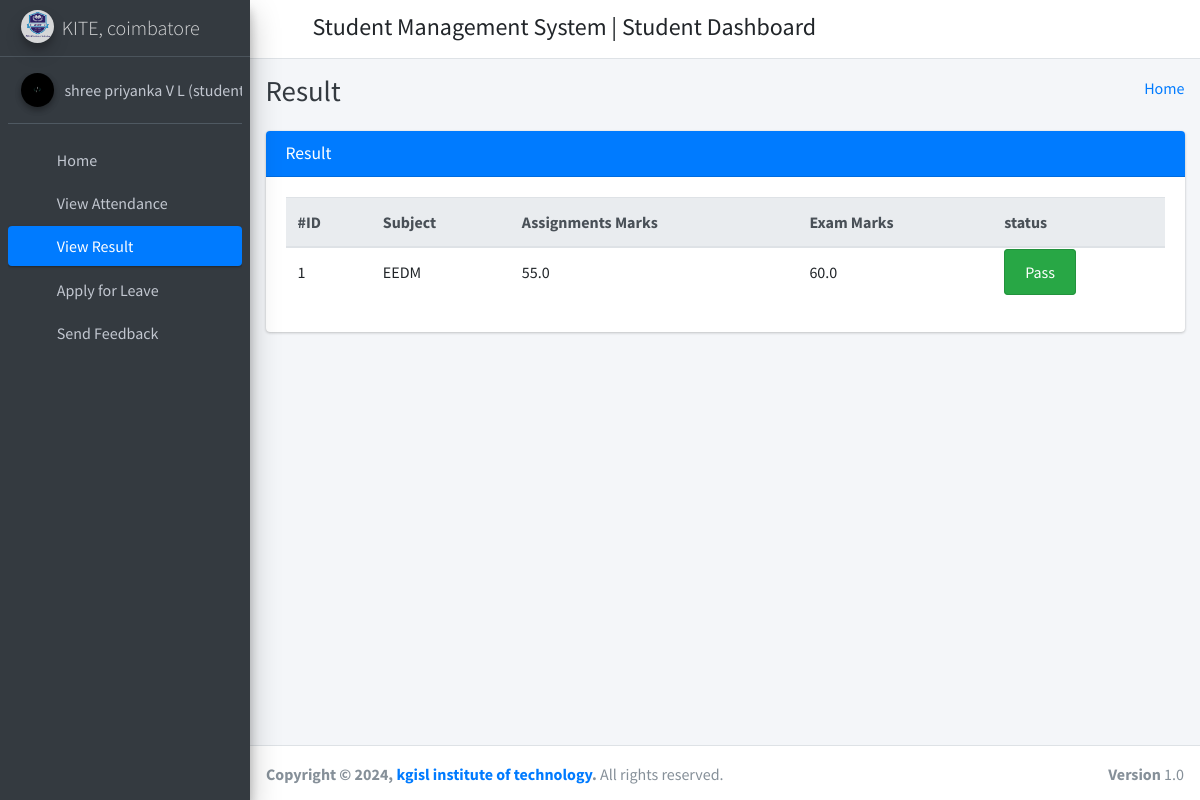
/student_view_result/ (signed in), run on the app's committed database.
### student_management_app/models.py (models this page shows)
class CustomUser(AbstractUser):
    user_type_data = ((1, "HOD"), (2, "Staff"), (3, "Student"))
    user_type = models.CharField(default=1, choices=user_type_data, max_length=10)

class StudentResult(models.Model):
    id = models.AutoField(primary_key=True)
    student_id = models.ForeignKey(Students, on_delete=models.CASCADE)
    subject_id = models.ForeignKey(Subjects, on_delete=models.CASCADE)
    subject_exam_marks = models.FloatField(default=0)
    subject_assignment_marks = models.FloatField(default=0)
    created_at = models.DateTimeField(auto_now_add=True)
    updated_at = models.DateTimeField(auto_now=True)
    objects = models.Manager()

class Subjects(models.Model):
    id =models.AutoField(primary_key=True)
    subject_name = models.CharField(max_length=255)
    course_id = models.ForeignKey(Courses, on_delete=models.CASCADE, default=1) #need to give defauult course
    staff_id = models.ForeignKey(CustomUser, on_delete=models.CASCADE)
    created_at = models.DateTimeField(auto_now_add=True)
    updated_at = models.DateTimeField(auto_now=True)
    objects = models.Manager()

### student_management_app/StudentViews.py (the view)
# urls.py: path('student_view_result/', StudentViews.student_view_result, name="student_view_result"),
def student_view_result(request):
    student = Students.objects.get(admin=request.user.id)
    student_result = StudentResult.objects.filter(student_id=student.id)
    context = {
        "student_result": student_result,
    }
    return render(request, "student_template/student_view_result.html", context)

### student_management_app/templates/student_template/student_view_result.html (shortened to what this page needs)
{% extends 'student_template/base_template.html' %}
{% block page_title %}
    Result
{% endblock page_title %}
{% block main_content %}
{% load static %}
<section class="content">
        <div class="container-fluid">
            <div class="row">
                <div class="col-md-12">
                    <div class="card card-primary">
                        <div class="card-header">
                            <h3 class="card-title">Result</h3>
                        </div>
                        <div class="card-body">
                           <div class="table-responsive">
                                <table class="table">
                                    <thead class="thead-light">
                                    <tr>
                                        <th>#ID</th>
                                        <th>Subject</th>
                                        <th>Assignments Marks</th>
                                        <th>Exam Marks</th>
                                        <th>status</th>
                                    </tr>
                                    </thead>
                                    {% for row in student_result %}
                                    <tr>
                                        <td>{{ row.id }}</td>
                                        <td>{{ row.subject_id.subject_name }}</td>
                                        <td>{{ row.subject_assignment_marks }}</td>
                                        <td>{{ row.subject_exam_marks }}</td>
                                        <td>
                                            {% if row.subject_exam_marks >= 40 %}
                                                <span class="alert alert-success">Pass</span>
                                            {% else %}
                                                <span class="alert alert-danger">Fail</span>
                                            {% endif %}
                                        </td>
                                    </tr>
                                    {% endfor %}
                                </table>
                            </div>
                        </div>
                    </div>
                </div>
            </div>
        </div>
      </section>
  {% endblock main_content %}

### student_management_app/templates/student_template/sidebar_template.html (shortened to what this page needs)
{% load static %}
<aside class="main-sidebar sidebar-dark-primary elevation-4">
      <a href="{% url 'student_home' %}" class="brand-link">
        <img src="{% static 'dist/img/AdminLTELogo.png' %}" alt="AdminLTE Logo" class="brand-image img-circle elevation-3"
            style="opacity: .8">
        <span class="brand-text font-weight-light">KITE, coimbatore</span>
      </a>
      <div class="sidebar">
        <div class="user-panel mt-3 pb-3 mb-3 d-flex">
          <div class="image">
            <img src="{% static 'dist/img/user2-160x160.jpg' %}" class="img-circle elevation-2" alt="User Image">
          </div>
          <div class="info">
            <a href="{% url 'student_profile' %}" class="d-block">{{ user.first_name }} {{ user.last_name }}</a>
          </div>
        </div>
        <nav class="mt-2">
          <ul class="nav nav-pills nav-sidebar flex-column" data-widget="treeview" role="menu" data-accordion="false">
            <li class="nav-item">
              {% url 'student_home' as student_home %}
              <a href="{{ student_home }}" class="nav-link {% if request.path == student_home %} active {% endif %}">
                <i class="nav-icon fas fa-tachometer-alt"></i>
                <p>
                  Home
                </p>
              </a>
            </li>
            <li class="nav-item">
              {% url 'student_view_attendance' as student_view_attendance %}
              <a href="{{ student_view_attendance }}" class="nav-link {% if request.path == student_view_attendance %} active {% endif %}">
                <i class="nav-icon fas fa-calendar-alt"></i>
                <p>
                  View Attendance
                </p>
              </a>
            </li>
            <li class="nav-item">
              {% url 'student_view_result' as student_view_result %}
              <a href="{{ student_view_result }}" class="nav-link {% if request.path == student_view_result %} active {% endif %}">
                <i class="nav-icon fas fa-tasks"></i>
                <p>
                  View Result
                </p>
              </a>
            </li>
            <li class="nav-item">
              {% url 'student_apply_leave' as student_apply_leave %}
              <a href="{{ student_apply_leave }}" class="nav-link {% if request.path == student_apply_leave %} active {% endif %}">
                <i class="nav-icon fas fa-envelope-open-text"></i>
                <p>
                  Apply for Leave
                </p>
              </a>
            </li>
            <li class="nav-item">
              {% url 'student_feedback' as student_feedback %}
              <a href="{{ student_feedback }}" class="nav-link {% if request.path == student_feedback %} active {% endif %}">
                <i class="nav-icon fas fa-comments"></i>
                <p>
                  Send Feedback
                </p>
              </a>
            </li>
          </ul>
        </nav>
      </div>
    </aside>

### data on the page
CustomUser: first_name "shree priyanka", last_name "V L…"
StudentResult: id "1", subject_id.subject_name "EEDM", subject_assignment_marks "55.0", subject_exam_marks "60.0", shows "Pass"
